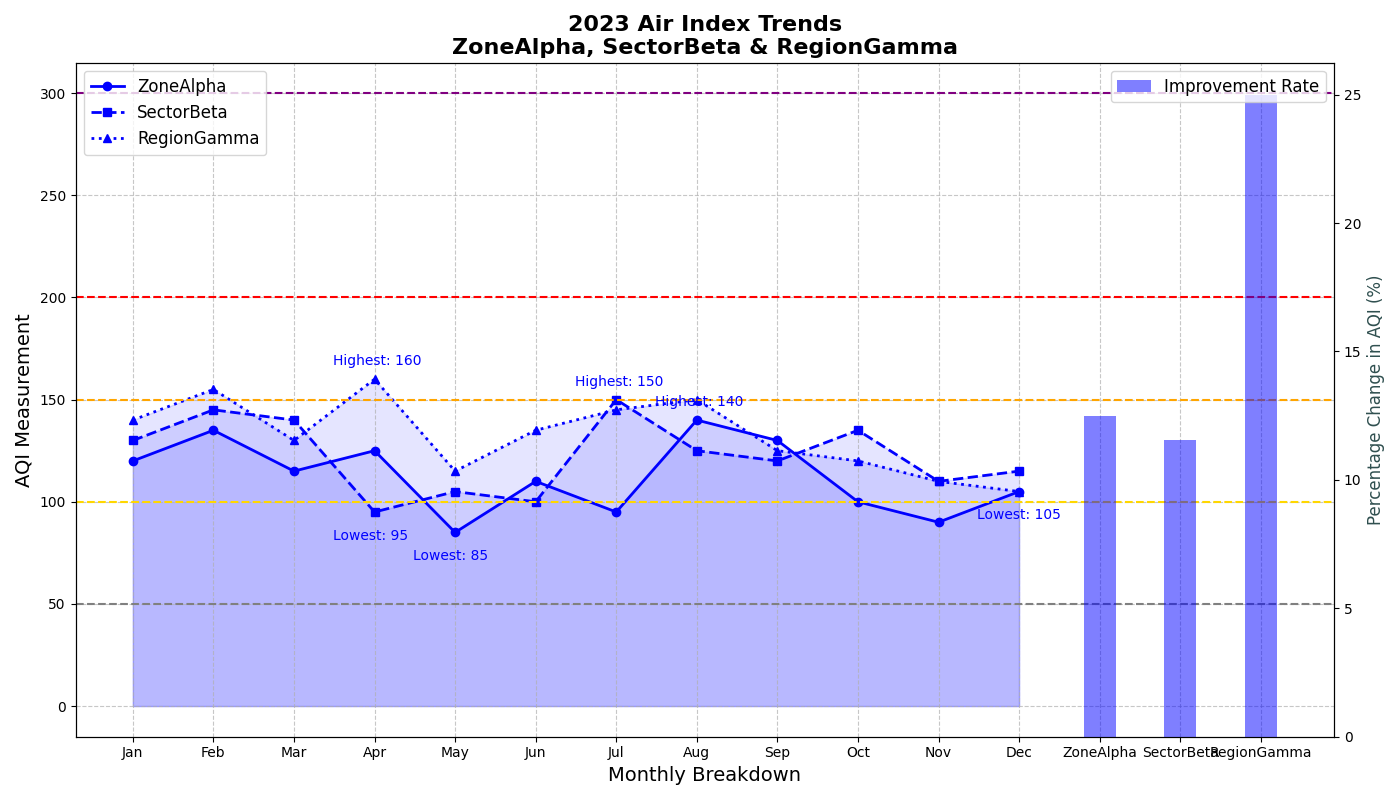

This figure's Python source:
import matplotlib.pyplot as plt
import numpy as np

months = np.array([
    'Jan', 'Feb', 'Mar', 'Apr', 'May', 'Jun', 
    'Jul', 'Aug', 'Sep', 'Oct', 'Nov', 'Dec'
])

alpha_city_aqi = np.array([120, 135, 115, 125, 85, 110, 95, 140, 130, 100, 90, 105])
beta_town_aqi = np.array([130, 145, 140, 95, 105, 100, 150, 125, 120, 135, 110, 115])
gamma_ville_aqi = np.array([140, 155, 130, 160, 115, 135, 145, 150, 125, 120, 110, 105])

fig, ax1 = plt.subplots(figsize=(14, 8))

ax1.plot(months, alpha_city_aqi, label='ZoneAlpha', color='blue', marker='o', linestyle='-', linewidth=2)
ax1.plot(months, beta_town_aqi, label='SectorBeta', color='blue', marker='s', linestyle='--', linewidth=2)
ax1.plot(months, gamma_ville_aqi, label='RegionGamma', color='blue', marker='^', linestyle=':', linewidth=2)

ax1.fill_between(months, alpha_city_aqi, color='blue', alpha=0.1)
ax1.fill_between(months, beta_town_aqi, color='blue', alpha=0.1)
ax1.fill_between(months, gamma_ville_aqi, color='blue', alpha=0.1)

ax1.set_title('2023 Air Index Trends\nZoneAlpha, SectorBeta & RegionGamma', fontsize=16, fontweight='bold')
ax1.set_xlabel('Monthly Breakdown', fontsize=14)
ax1.set_ylabel('AQI Measurement', fontsize=14)

ax1.axhline(y=50, color='grey', linewidth=1.5, linestyle='--')
ax1.axhline(y=100, color='gold', linewidth=1.5, linestyle='--')
ax1.axhline(y=150, color='orange', linewidth=1.5, linestyle='--')
ax1.axhline(y=200, color='red', linewidth=1.5, linestyle='--')
ax1.axhline(y=300, color='purple', linewidth=1.5, linestyle='--')

ax1.grid(True, linestyle='--', alpha=0.7)

for city, aqi in [('ZoneAlpha', alpha_city_aqi),
                  ('SectorBeta', beta_town_aqi),
                  ('RegionGamma', gamma_ville_aqi)]:
    max_aqi = aqi.max()
    min_aqi = aqi.min()
    ax1.annotate(f"Highest: {max_aqi}", 
                 (months[aqi.argmax()], max_aqi), 
                 textcoords="offset points", xytext=(-30, 10), fontsize=10, color='blue')
    ax1.annotate(f"Lowest: {min_aqi}", 
                 (months[aqi.argmin()], min_aqi), 
                 textcoords="offset points", xytext=(-30, -20), fontsize=10, color='blue')

alpha_improvement = (alpha_city_aqi[0] - alpha_city_aqi[-1]) / alpha_city_aqi[0] * 100
beta_improvement = (beta_town_aqi[0] - beta_town_aqi[-1]) / beta_town_aqi[0] * 100
gamma_improvement = (gamma_ville_aqi[0] - gamma_ville_aqi[-1]) / gamma_ville_aqi[0] * 100

improvements = np.array([alpha_improvement, beta_improvement, gamma_improvement])
cities = ['ZoneAlpha', 'SectorBeta', 'RegionGamma']
ax2 = ax1.twinx()
ax2.bar(cities, improvements, color='blue', alpha=0.5, width=0.4, label='Improvement Rate')
ax2.set_ylabel('Percentage Change in AQI (%)', fontsize=12, color='darkslategray')

ax1.legend(loc='upper left', fontsize=12)
ax2.legend(loc='upper right', fontsize=12)

plt.tight_layout()
plt.show()
